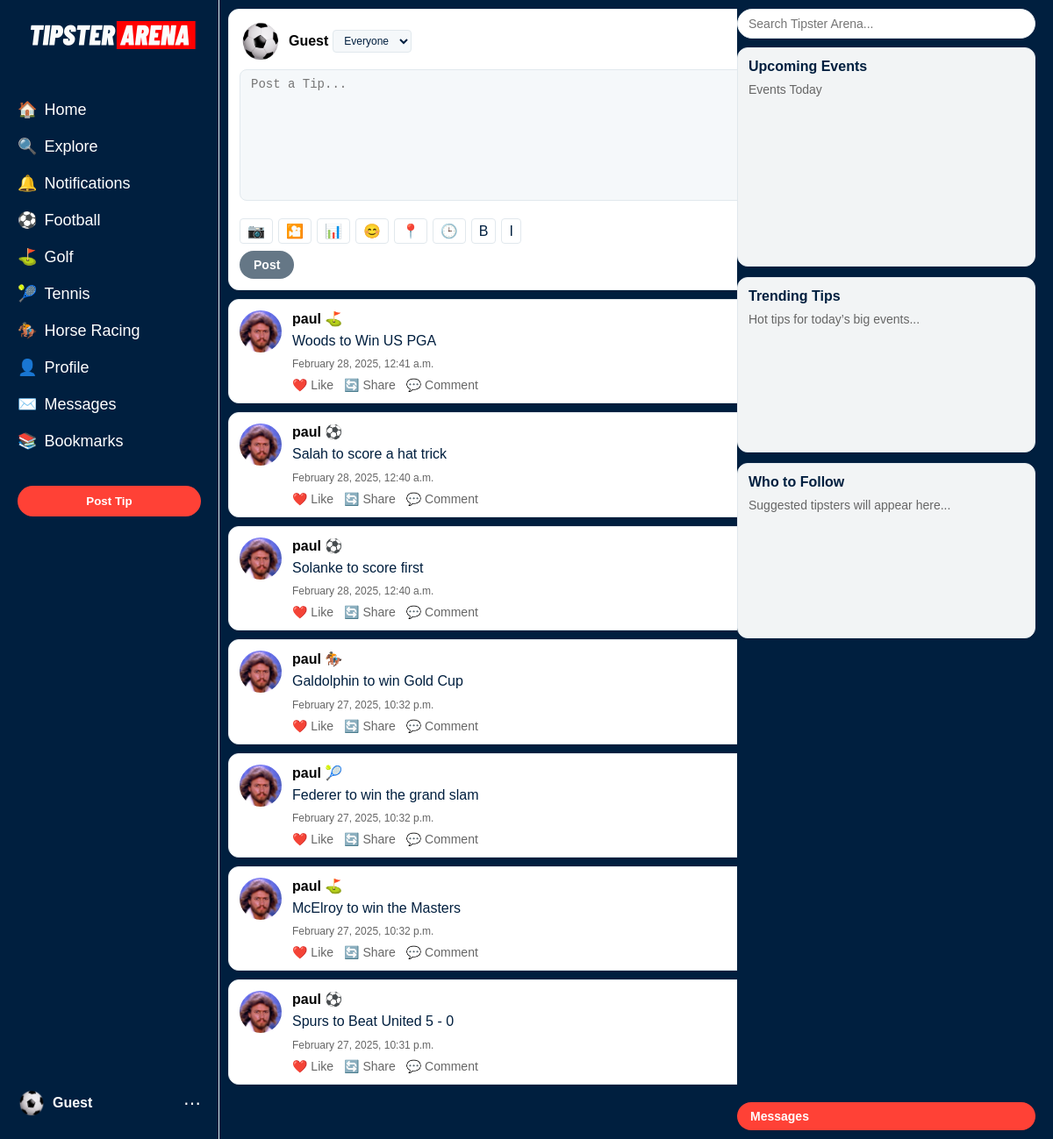
/explore/, run on the app's committed database.
### core/models.py (models this page shows, shortened)
class Tip(models.Model):
    user = models.ForeignKey(User, on_delete=models.CASCADE)
    sport = models.CharField(max_length=20, choices=[
        ('football', 'Football'),
        ('golf', 'Golf'),
        ('tennis', 'Tennis'),
        ('horse_racing', 'Horse Racing'),
    ])
    text = models.TextField()
    created_at = models.DateTimeField(auto_now_add=True)

class UserProfile(models.Model):
    user = models.OneToOneField(User, on_delete=models.CASCADE)
    avatar = models.ImageField(upload_to='avatars/', blank=True, null=True)
    banner = models.ImageField(upload_to='banners/', blank=True, null=True)
    description = models.TextField(blank=True)
    location = models.CharField(max_length=255, blank=True)
    date_of_birth = models.DateField(blank=True, null=True)

### core/views.py (the view)
# urls.py: path('explore/', views.explore, name='explore'),
def explore(request):
    tips = Tip.objects.all().order_by('-created_at')[:20]  # Latest 20 tips from all users, X-like Explore
    return render(request, 'core/explore.html', {'tips': tips})

### templates/core/explore.html (shortened to what this page needs)
{% extends 'core/base.html' %}
{% load static %}
{% block content %}
    <div class="post-box">
        <div class="post-user">
            {% if request.user.is_authenticated and request.user.userprofile.avatar %}
                <img src="{{ request.user.userprofile.avatar.url }}" alt="User Avatar" class="post-avatar">
            {% else %}
                <img src="{% static 'images/default-avatar.png' %}" alt="User Avatar" class="post-avatar" onerror="this.style.display='none'">
            {% endif %}
            <div class="post-username-container">
                <span class="post-username">{{ request.user.username|default:"Guest" }}</span>
                <select class="post-audience">
                    <option value="everyone">Everyone</option>
                </select>
            </div>
        </div>
        <textarea placeholder="Post a Tip..." class="post-input"></textarea>
        <div class="post-actions">
            <button class="post-action-btn">📷</button>
            <button class="post-action-btn">🎦</button>
            <button class="post-action-btn">📊</button>
            <button class="post-action-btn">😊</button>
            <button class="post-action-btn">📍</button>
            <button class="post-action-btn">🕒</button>
            <button class="post-action-btn">B</button>
            <button class="post-action-btn">I</button>
        </div>
        <button class="post-submit">Post</button>
    </div>
    <div class="tip-feed">
        {% for tip in tips %}
            <div class="tip">
                {% if tip.user.userprofile.avatar %}
                    <img src="{{ tip.user.userprofile.avatar.url }}" alt="{{ tip.user.username }} Avatar" class="tip-avatar">
                {% else %}
                    <img src="{% static 'images/default-avatar.png' %}" alt="{{ tip.user.username }} Avatar" class="tip-avatar" onerror="this.style.display='none'">
                {% endif %}
                <div class="tip-content">
                    <strong>{{ tip.user.username }}</strong>
                    {% if tip.sport == 'football' %}⚽{% endif %}
                    {% if tip.sport == 'golf' %}⛳{% endif %}
                    {% if tip.sport == 'tennis' %}🎾{% endif %}
                    {% if tip.sport == 'horse_racing' %}🏇{% endif %}
                    <p>{{ tip.text }}</p>
                    <small>{{ tip.created_at|date:"F j, Y, g:i a" }}</small>
                    <div class="tip-actions">
                        <a href="#" class="tip-action">❤️ Like</a>
                        <a href="#" class="tip-action">🔄 Share</a>
                        <a href="#" class="tip-action">💬 Comment</a>
                    </div>
                </div>
            </div>
        {% empty %}
            <p>No tips yet. Explore and post your own!</p>
        {% endfor %}
    </div>
{% endblock %}

### templates/core/base.html (shortened to what this page needs)
<!DOCTYPE html>
<html lang="en">
<head>
    {% load static %}
    <link rel="stylesheet" href="{% static 'css/styles.css' %}">
</head>
<body>
    <nav class="navbar">
        <div class="nav-brand">
            <img src="{% static 'images/tipster-arena-logo.png' %}" alt="Tipster Arena Logo" class="nav-brand-logo">
        </div>
        <ul class="nav-menu">
            <li><a href="{% url 'home' %}"><span class="nav-icon">🏠</span> Home</a></li>
            <li><a href="{% url 'explore' %}"><span class="nav-icon">🔍</span> Explore</a></li>
            <li><a href="{% url 'notifications' %}"><span class="nav-icon">🔔</span> Notifications</a></li>
            <li><a href="{% url 'sport' 'football' %}"><span class="nav-icon">⚽</span> Football</a></li>
            <li><a href="{% url 'sport' 'golf' %}"><span class="nav-icon">⛳</span> Golf</a></li>
            <li><a href="{% url 'sport' 'tennis' %}"><span class="nav-icon">🎾</span> Tennis</a></li>
            <li><a href="{% url 'sport' 'horse_racing' %}"><span class="nav-icon">🏇</span> Horse Racing</a></li>
            <li><a href="{% url 'profile' request.user.username|default:'guest' %}"><span class="nav-icon">👤</span> Profile</a></li>
            <li><a href="{% url 'messages' %}"><span class="nav-icon">✉️</span> Messages</a></li>
            <li><a href="{% url 'bookmarks' %}"><span class="nav-icon">📚</span> Bookmarks</a></li>
        </ul>
        <div class="nav-post">
            <button class="post-btn" data-toggle="post-modal">Post Tip</button>
        </div>
        <div class="nav-user">
            <div class="nav-user-content">
                {% if request.user.is_authenticated and request.user.userprofile.avatar %}
                    <img src="{{ request.user.userprofile.avatar.url }}" alt="User Avatar" class="nav-avatar">
                {% else %}
                    <img src="{% static 'images/default-avatar.png' %}" alt="User Avatar" class="nav-avatar" onerror="this.style.display='none'">
                {% endif %}
                <span class="nav-username">{{ request.user.username|default:"Guest" }}</span>
                <span class="nav-menu-icon">⋯</span>
            </div>
        </div>
    </nav>
    <div class="main-container">
        <main class="content">
            {% block content %}{% endblock %}
        </main>
        <aside class="sidebar">
            <input type="text" placeholder="Search Tipster Arena..." class="search-input">
            <div class="sidebar-scrollable">
                {% block upcoming_events %}
                <div class="sidebar-card trending-card">
                    <h3>Upcoming Events</h3>
                    <p>Events Today</p>
                </div>
                {% endblock %}
                {% block trending_tips %}
                <div class="sidebar-card">
                    <h3>Trending Tips</h3>
                    <p>Hot tips for today’s big events...</p>
                </div>
                {% endblock %}
                <div class="sidebar-card">
                    <h3>Who to Follow</h3>
                    <p>Suggested tipsters will appear here...</p>
                </div>
            </div>
            <a href="{% url 'messages' %}" class="messages-carrot">Messages</a>
        </aside>
    </div>
    <link rel="stylesheet" href="https://cdnjs.cloudflare.com/ajax/libs/font-awesome/6.0.0-beta3/css/all.min.css">
</body>
</html>

### data on the page
Tip: user.userprofile.avatar (picture), user.username "paul", text "Woods to Win US PGA", created_at "February 28, 2025, 12:41 a.m."
Tip: user.userprofile.avatar (picture), user.username "paul", text "Salah to score a hat trick", created_at "February 28, 2025, 12:40 a.m."
Tip: user.userprofile.avatar (picture), user.username "paul", text "Solanke to score first", created_at "February 28, 2025, 12:40 a.m."
Tip: user.userprofile.avatar (picture), user.username "paul", text "Galdolphin to win Gold Cup", created_at "February 27, 2025, 10:32 p.m."
Tip: user.userprofile.avatar (picture), user.username "paul", text "Federer to win the grand slam", created_at "February 27, 2025, 10:32 p.m."
Tip: user.userprofile.avatar (picture), user.username "paul", text "McElroy to win the Masters", created_at "February 27, 2025, 10:32 p.m."
Tip: user.userprofile.avatar (picture), user.username "paul", text "Spurs to Beat United 5 - 0", created_at "February 27, 2025, 10:31 p.m."

### other printed values
{{ request.user.username|default:"Guest" }} "Guest"
